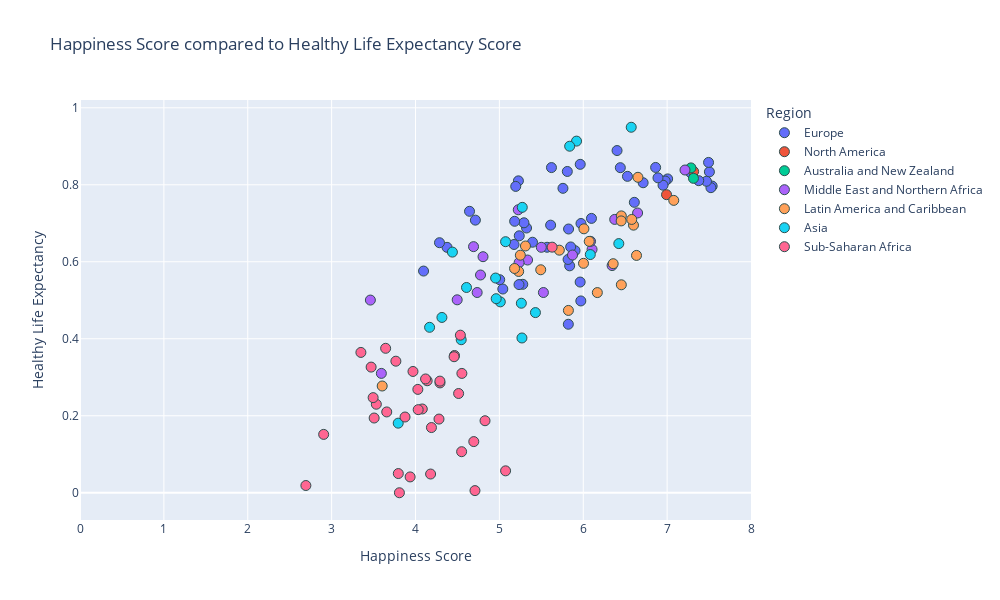

Notebook source saved alongside this figure:
### Code cell
#happiness score vs healthy life expectancy

#establish x and y values
x_values = merged_2017["Score"]
y_values = merged_2017["Healthy life expectancy"]

df = px.data.iris() # iris is a pandas DataFrame

#px.scatter
fig = px.scatter(merged_2017, x_values, y_values, color="Region", hover_name="Country or region",
                range_x=[0,8], title="Happiness Score compared to Healthy Life Expectancy Score",
                width= 1000, height =600) # use trendline="ols" to see all lin reg equations

#set axes labels
fig.update_xaxes(title_text='Happiness Score')
fig.update_yaxes(title_text='Healthy Life Expectancy')


#formatting
#marker size and colors
fig.update_traces(marker=dict(size=10,
                              line=dict(width=1, 
                                        color='DarkSlateGrey')))


#linear regression
#use linregress from dependencies to inplement linear regression
(slope, intercept, rvalue, pvalue, stderr) = linregress(x_values, y_values)
regress_values = x_values * slope + intercept

#print out all variables calculated above (rvalue, pvalue...)
print(f"slope:{round(slope, 2)}")
print(f"intercept:{round(intercept,2)}")
res = sts.linregress(x_values, y_values)
print(f"R-squared: {res.rvalue**2:.4f}")


#print out line eq for reference
line_eq = (f"y={round(slope, 2)}x + {round(intercept, 2)}")
print(line_eq)

fig.show()

### Figure 1 — Plotly figure (JSON) as saved in the notebook; plotly's stock layout.template omitted (floating-point values rounded to 4 significant figures)
{"data": [{"hovertemplate": "<b>%{hovertext}</b><br><br>Region=Europe<br>Score=%{x}<br>Healthy life expectancy=%{y}<extra></extra>", "hovertext": ["Norway", "Denmark", "Iceland", "Switzerland", "Finland", "Netherlands", "Sweden", "Austria", "Ireland", "Germany", "Belgium", "Luxembourg", "United Kingdom", "Czech Republic", "Malta", "France", "Spain", "Slovakia", "Poland", "Uzbekistan", "Italy", "Russia", "Lithuania", "Latvia", "Moldova", "Romania", "Turkmenistan", "Kazakhstan", "North Cyprus", "Slovenia", "Cyprus", "Estonia", "Belarus", "Serbia", "Hungary", "Croatia", "Kosovo", "Montenegro", "Azerbaijan", "Greece", "Portugal", "Bosnia and Herzegovina", "Macedonia", "Tajikistan", "Kyrgyzstan", "Bulgaria", "Albania", "Armenia", "Georgia", "Ukraine"], "legendgroup": "Europe", "marker": {"color": "#636efa", "line": {"color": "DarkSlateGrey", "width": 1}, "size": 10, "symbol": "circle"}, "mode": "markers", "name": "Europe", "orientation": "v", "showlegend": true, "type": "scatter", "x": [7.537, 7.522, 7.504, 7.494, 7.469, 7.377, 7.284, 7.006, 6.977, 6.951, 6.891, 6.863, 6.714, 6.609, 6.527, 6.442, 6.403, 6.098, 5.973, 5.971, 5.964, 5.963, 5.902, 5.85, 5.838, 5.825, 5.822, 5.819, 5.81, 5.758, 5.621, 5.611, 5.569, 5.395, 5.324, 5.293, 5.279, 5.237, 5.234, 5.227, 5.195, 5.182, 5.175, 5.041, 5.004, 4.714, 4.644, 4.376, 4.286, 4.096], "xaxis": "x", "y": [0.7967, 0.7926, 0.8336, 0.8581, 0.8092, 0.8107, 0.8309, 0.8153, 0.8098, 0.799, 0.8181, 0.8451, 0.8053, 0.7544, 0.8219, 0.8445, 0.889, 0.7127, 0.6995, 0.4983, 0.8531, 0.5473, 0.6289, 0.6386, 0.5895, 0.6852, 0.4377, 0.606, 0.8346, 0.7908, 0.8447, 0.6952, 0.6377, 0.6508, 0.6878, 0.7013, 0.5415, 0.6675, 0.5408, 0.8102, 0.7958, 0.7052, 0.6449, 0.5292, 0.5535, 0.7082, 0.7312, 0.6375, 0.6495, 0.5759], "yaxis": "y"}, {"hovertemplate": "<b>%{hovertext}</b><br><br>Region=North America<br>Score=%{x}<br>Healthy life expectancy=%{y}<extra></extra>", "hovertext": ["Canada", "United States"], "legendgroup": "North America", "marker": {"color": "#EF553B", "line": {"color": "DarkSlateGrey", "width": 1}, "size": 10, "symbol": "circle"}, "mode": "markers", "name": "North America", "orientation": "v", "showlegend": true, "type": "scatter", "x": [7.316, 6.993], "xaxis": "x", "y": [0.8346, 0.7743], "yaxis": "y"}, {"hovertemplate": "<b>%{hovertext}</b><br><br>Region=Australia and New Zealand<br>Score=%{x}<br>Healthy life expectancy=%{y}<extra></extra>", "hovertext": ["New Zealand", "Australia"], "legendgroup": "Australia and New Zealand", "marker": {"color": "#00cc96", "line": {"color": "DarkSlateGrey", "width": 1}, "size": 10, "symbol": "circle"}, "mode": "markers", "name": "Australia and New Zealand", "orientation": "v", "showlegend": true, "type": "scatter", "x": [7.314, 7.284], "xaxis": "x", "y": [0.8168, 0.8439], "yaxis": "y"}, {"hovertemplate": "<b>%{hovertext}</b><br><br>Region=Middle East and Northern Africa<br>Score=%{x}<br>Healthy life expectancy=%{y}<extra></extra>", "hovertext": ["Israel", "United Arab Emirates", "Qatar", "Saudi Arabia", "Kuwait", "Bahrain", "Algeria", "Libya", "Turkey", "Jordan", "Morocco", "Lebanon", "Tunisia", "Palestinian Territories", "Egypt", "Iran", "Iraq", "Yemen", "Syria"], "legendgroup": "Middle East and Northern Africa", "marker": {"color": "#ab63fa", "line": {"color": "DarkSlateGrey", "width": 1}, "size": 10, "symbol": "circle"}, "mode": "markers", "name": "Middle East and Northern Africa", "orientation": "v", "showlegend": true, "type": "scatter", "x": [7.213, 6.648, 6.375, 6.344, 6.105, 6.087, 5.872, 5.525, 5.5, 5.336, 5.235, 5.225, 4.805, 4.775, 4.735, 4.692, 4.497, 3.593, 3.462], "xaxis": "x", "y": [0.8384, 0.7268, 0.7101, 0.5901, 0.6321, 0.6531, 0.6176, 0.5202, 0.6376, 0.6046, 0.5977, 0.7351, 0.6132, 0.5657, 0.5202, 0.6393, 0.5012, 0.3101, 0.5005], "yaxis": "y"}, {"hovertemplate": "<b>%{hovertext}</b><br><br>Region=Latin America and Caribbean<br>Score=%{x}<br>Healthy life expectancy=%{y}<extra></extra>", "hovertext": ["Costa Rica", "Chile", "Brazil", "Argentina", "Mexico", "Uruguay", "Guatemala", "Panama", "Colombia", "Trinidad and Tobago", "Nicaragua", "Ecuador", "El Salvador", "Bolivia", "Peru", "Paraguay", "Jamaica", "Venezuela", "Dominican Republic", "Honduras", "Haiti"], "legendgroup": "Latin America and Caribbean", "marker": {"color": "#FFA15A", "line": {"color": "DarkSlateGrey", "width": 1}, "size": 10, "symbol": "circle"}, "mode": "markers", "name": "Latin America and Caribbean", "orientation": "v", "showlegend": true, "type": "scatter", "x": [7.079, 6.652, 6.635, 6.599, 6.578, 6.454, 6.454, 6.452, 6.357, 6.168, 6.071, 6.008, 6.003, 5.823, 5.715, 5.493, 5.311, 5.25, 5.23, 5.181, 3.603], "xaxis": "x", "y": [0.7595, 0.8195, 0.6166, 0.6951, 0.71, 0.7192, 0.5402, 0.7062, 0.595, 0.52, 0.6531, 0.6856, 0.596, 0.4736, 0.6302, 0.5793, 0.641, 0.6171, 0.5749, 0.5826, 0.2773], "yaxis": "y"}, {"hovertemplate": "<b>%{hovertext}</b><br><br>Region=Asia<br>Score=%{x}<br>Healthy life expectancy=%{y}<extra></extra>", "hovertext": ["Singapore", "Thailand", "Malaysia", "Japan", "South Korea", "Philippines", "China", "Pakistan", "Indonesia", "Vietnam", "Bhutan", "Nepal", "Mongolia", "Bangladesh", "Myanmar", "Sri Lanka", "India", "Cambodia", "Afghanistan"], "legendgroup": "Asia", "marker": {"color": "#19d3f3", "line": {"color": "DarkSlateGrey", "width": 1}, "size": 10, "symbol": "circle"}, "mode": "markers", "name": "Asia", "orientation": "v", "showlegend": true, "type": "scatter", "x": [6.572, 6.424, 6.084, 5.92, 5.838, 5.43, 5.273, 5.269, 5.262, 5.074, 5.011, 4.962, 4.955, 4.608, 4.545, 4.44, 4.315, 4.168, 3.794], "xaxis": "x", "y": [0.9495, 0.6472, 0.6188, 0.9135, 0.9002, 0.468, 0.7414, 0.402, 0.4923, 0.6522, 0.4959, 0.5041, 0.5578, 0.5332, 0.3975, 0.6251, 0.4554, 0.4298, 0.1807], "yaxis": "y"}, {"hovertemplate": "<b>%{hovertext}</b><br><br>Region=Sub-Saharan Africa<br>Score=%{x}<br>Healthy life expectancy=%{y}<extra></extra>", "hovertext": ["Mauritius", "Nigeria", "South Africa", "Sierra Leone", "Cameroon", "Kenya", "Mozambique", "Senegal", "Zambia", "Gabon", "Ethiopia", "Mauritania", "Congo (Brazzaville)", "Congo (Kinshasa)", "Mali", "Ivory Coast", "Sudan", "Ghana", "Uganda", "Burkina Faso", "Niger", "Malawi", "Chad", "Zimbabwe", "Lesotho", "Angola", "Botswana", "Benin", "Madagascar", "Liberia", "Guinea", "Togo", "Rwanda", "Tanzania", "Burundi", "Central African Republic"], "legendgroup": "Sub-Saharan Africa", "marker": {"color": "#FF6692", "line": {"color": "DarkSlateGrey", "width": 1}, "size": 10, "symbol": "circle"}, "mode": "markers", "name": "Sub-Saharan Africa", "orientation": "v", "showlegend": true, "type": "scatter", "x": [5.629, 5.074, 4.829, 4.709, 4.695, 4.553, 4.55, 4.535, 4.514, 4.465, 4.46, 4.292, 4.291, 4.28, 4.19, 4.18, 4.139, 4.12, 4.081, 4.032, 4.028, 3.97, 3.936, 3.875, 3.808, 3.795, 3.766, 3.657, 3.644, 3.533, 3.507, 3.495, 3.471, 3.349, 2.905, 2.693], "xaxis": "x", "y": [0.638, 0.05692, 0.1871, 0.005565, 0.1329, 0.31, 0.1067, 0.4094, 0.2578, 0.3566, 0.3534, 0.2853, 0.29, 0.1914, 0.1694, 0.04864, 0.2909, 0.2956, 0.2176, 0.2158, 0.2685, 0.3151, 0.04113, 0.1968, 0, 0.04987, 0.3418, 0.2099, 0.3752, 0.2299, 0.1941, 0.2471, 0.3264, 0.3645, 0.1516, 0.01877], "yaxis": "y"}], "layout": {"height": 600, "legend": {"title": {"text": "Region"}, "tracegroupgap": 0}, "title": {"text": "Happiness Score compared to Healthy Life Expectancy Score"}, "width": 1000, "xaxis": {"anchor": "y", "domain": [0, 1], "range": [0, 8], "title": {"text": "Happiness Score"}}, "yaxis": {"anchor": "x", "domain": [0, 1], "title": {"text": "Healthy Life Expectancy"}}}}
